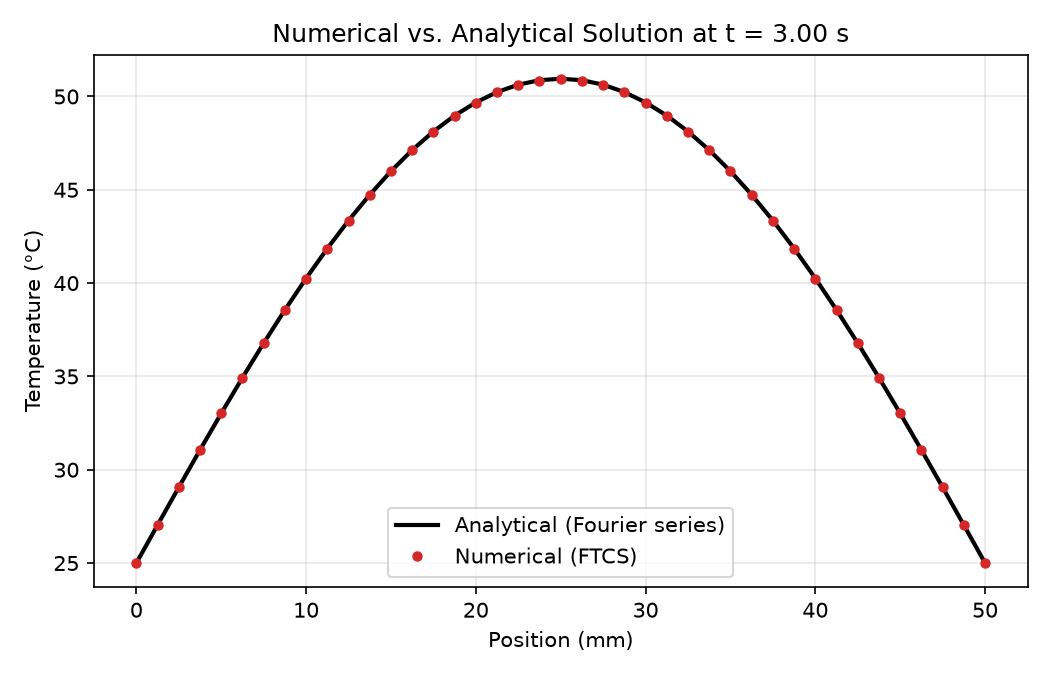

Source code (Python):
""" 
Step 2: Validate the explicit STCS solver against an exact analytical solution for a rod initially at uniform temperature T_i using Fourier series.
"""

import numpy as np
import matplotlib.pyplot as plt

# --- Physical parameters --------
L= 0.05
alpha = 1.1e-4
T_s = 25.0
T_i = 100.0

#--- Numerical Definitions ---------------
nx = 41
dx = L / (nx-1)
x = np.linspace(0,L,nx)

dt_max = 0.5 * dx**2 / alpha 
dt = 0.4* dt_max 
t_check = 3.0
nt = int(t_check / dt)

r = alpha * dt / dx**2

# ---- FTCS Solution ------------
T = np.full(nx, T_i)
T[0] = T_s
T[-1] = T_s
for n in range(nt):
    T_new = T.copy()
    T_new[1:-1] = T[1:-1] + r * (T[2:] - 2 * T[1:-1] + T[:-2])
    T_new[0] = T_s
    T_new[-1] = T_s
    T = T_new

t_actual = nt * dt

#---Fourier Solution, first 200 terms -----------
def analytical(x,t,L,alpha,T_i,T_s,n_terms=200):
    T = np.full_like(x,T_s,dtype = float)
    for k in range (1,n_terms,+1):
        n= 2*k-1  #odd terms of the sin
        coeff = 4.0 / (n*np.pi)
        T += (T_i - T_s) * coeff * np.sin (n*np.pi*x/L) * np.exp (-(n*np.pi/L) **2*alpha*t)
    return T

T_exact = analytical(x,t_actual,L, alpha, T_i,T_s)

# ---Comparing analytical and fourier solutions ----------------
error = np.abs(T - T_exact)
print(f"Comparing at t = {t_actual:.4f} s")
print(f"Max absolute error: {error.max():.4f} deg C")
print(f"Mean absolute error: {error.mean():.4f} deg C")

plt.figure(figsize=(7, 4.5))
plt.plot(x * 1000, T_exact, 'k-', linewidth=2, label="Analytical (Fourier series)")
plt.plot(x * 1000, T, 'o', markersize=4, color='tab:red', label="Numerical (FTCS)")
plt.xlabel("Position (mm)")
plt.ylabel("Temperature (°C)")
plt.title(f"Numerical vs. Analytical Solution at t = {t_actual:.2f} s")
plt.legend()
plt.grid(alpha=0.3)
plt.tight_layout()
plt.savefig("step2_validation.png", dpi=150)
print("Saved plot to step2_validation.png")
